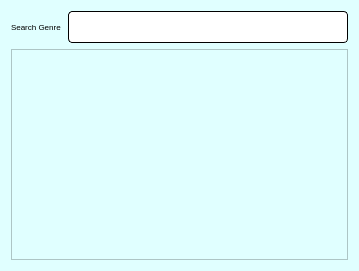
<?xml version="1.0" encoding="UTF-8"?>
<ui version="4.0">
 <class>genreList</class>
 <widget class="QDialog" name="genreList">
  <property name="geometry">
   <rect>
    <x>0</x>
    <y>0</y>
    <width>359</width>
    <height>271</height>
   </rect>
  </property>
  <property name="font">
   <font>
    <pointsize>6</pointsize>
   </font>
  </property>
  <property name="windowTitle">
   <string>Dialog</string>
  </property>
  <property name="styleSheet">
   <string notr="true">background-color: rgb(224, 255, 255);</string>
  </property>
  <layout class="QVBoxLayout" name="verticalLayout_2">
   <item>
    <layout class="QVBoxLayout" name="verticalLayout">
     <item>
      <layout class="QHBoxLayout" name="horizontalLayout">
       <item>
        <widget class="QLabel" name="label_9">
         <property name="styleSheet">
          <string notr="true">font: 13pt &quot;Lato&quot;;
color: rgb(0, 0, 0);</string>
         </property>
         <property name="text">
          <string>Search Genre</string>
         </property>
        </widget>
       </item>
       <item>
        <widget class="QLineEdit" name="value">
         <property name="styleSheet">
          <string notr="true">QLineEdit{
	background-color: rgb(255, 255, 255);
	 border: 1px  solid;
     border-radius: 4px;
	font: 24px
}</string>
         </property>
        </widget>
       </item>
      </layout>
     </item>
     <item>
      <widget class="QTableView" name="TableView">
       <property name="contextMenuPolicy">
        <enum>Qt::PreventContextMenu</enum>
       </property>
       <property name="styleSheet">
        <string notr="true">QHeaderView::section { background-color: #4f85e2; font: solid}</string>
       </property>
       <property name="selectionMode">
        <enum>QAbstractItemView::SingleSelection</enum>
       </property>
       <property name="selectionBehavior">
        <enum>QAbstractItemView::SelectRows</enum>
       </property>
       <attribute name="verticalHeaderVisible">
        <bool>false</bool>
       </attribute>
      </widget>
     </item>
    </layout>
   </item>
  </layout>
 </widget>
 <resources/>
 <connections/>
</ui>
